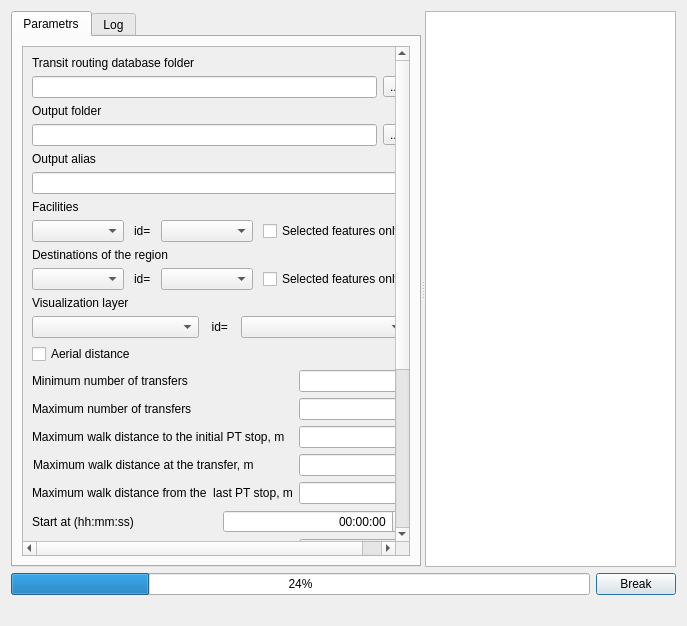
<?xml version="1.0" encoding="UTF-8"?>
<ui version="4.0">
 <class>Dialog</class>
 <widget class="QDialog" name="Dialog">
  <property name="windowModality">
   <enum>Qt::NonModal</enum>
  </property>
  <property name="geometry">
   <rect>
    <x>0</x>
    <y>0</y>
    <width>687</width>
    <height>626</height>
   </rect>
  </property>
  <property name="windowTitle">
   <string>Dialog</string>
  </property>
  <property name="modal">
   <bool>false</bool>
  </property>
  <layout class="QVBoxLayout" name="verticalLayout">
   <item>
    <widget class="QSplitter" name="splitter">
     <property name="orientation">
      <enum>Qt::Horizontal</enum>
     </property>
     <widget class="QTabWidget" name="tabWidget">
      <property name="currentIndex">
       <number>0</number>
      </property>
      <property name="usesScrollButtons">
       <bool>true</bool>
      </property>
      <property name="tabsClosable">
       <bool>false</bool>
      </property>
      <widget class="QWidget" name="tab">
       <attribute name="title">
        <string>Parametrs</string>
       </attribute>
       <layout class="QHBoxLayout" name="horizontalLayout">
        <item>
         <widget class="QScrollArea" name="scrollArea">
          <property name="layoutDirection">
           <enum>Qt::LeftToRight</enum>
          </property>
          <property name="widgetResizable">
           <bool>true</bool>
          </property>
          <widget class="QWidget" name="scrollAreaWidgetContents_2">
           <property name="geometry">
            <rect>
             <x>0</x>
             <y>-480</y>
             <width>393</width>
             <height>774</height>
            </rect>
           </property>
           <layout class="QVBoxLayout" name="verticalLayout_2">
            <item>
             <layout class="QFormLayout" name="formLayout">
              <item row="0" column="0">
               <widget class="QLabel" name="label_19">
                <property name="text">
                 <string>Transit routing database folder</string>
                </property>
               </widget>
              </item>
              <item row="1" column="0" colspan="2">
               <layout class="QHBoxLayout" name="horizontalLayout_17">
                <item>
                 <widget class="QLineEdit" name="txtPathToPKL"/>
                </item>
                <item>
                 <widget class="QToolButton" name="toolButton_PKL">
                  <property name="text">
                   <string>...</string>
                  </property>
                 </widget>
                </item>
               </layout>
              </item>
              <item row="3" column="0">
               <widget class="QLabel" name="label_13">
                <property name="text">
                 <string>Output folder</string>
                </property>
               </widget>
              </item>
              <item row="4" column="0" colspan="2">
               <layout class="QHBoxLayout" name="horizontalLayout_21">
                <item>
                 <widget class="QLineEdit" name="txtPathToProtocols"/>
                </item>
                <item>
                 <widget class="QToolButton" name="toolButton_protocol">
                  <property name="text">
                   <string>...</string>
                  </property>
                 </widget>
                </item>
               </layout>
              </item>
              <item row="6" column="0">
               <widget class="QLabel" name="label_7">
                <property name="sizePolicy">
                 <sizepolicy hsizetype="Maximum" vsizetype="Preferred">
                  <horstretch>0</horstretch>
                  <verstretch>0</verstretch>
                 </sizepolicy>
                </property>
                <property name="text">
                 <string>Output alias</string>
                </property>
               </widget>
              </item>
              <item row="7" column="0" colspan="2">
               <widget class="QLineEdit" name="txtAliase">
                <property name="sizePolicy">
                 <sizepolicy hsizetype="Expanding" vsizetype="Preferred">
                  <horstretch>0</horstretch>
                  <verstretch>0</verstretch>
                 </sizepolicy>
                </property>
               </widget>
              </item>
              <item row="8" column="0">
               <widget class="QLabel" name="label_17">
                <property name="text">
                 <string>Facilities</string>
                </property>
               </widget>
              </item>
              <item row="9" column="0" colspan="2">
               <layout class="QHBoxLayout" name="horizontalLayout_19">
                <property name="spacing">
                 <number>10</number>
                </property>
                <property name="bottomMargin">
                 <number>0</number>
                </property>
                <item>
                 <widget class="QComboBox" name="cmbLayers">
                  <property name="mouseTracking">
                   <bool>false</bool>
                  </property>
                 </widget>
                </item>
                <item>
                 <widget class="QLabel" name="label_3">
                  <property name="sizePolicy">
                   <sizepolicy hsizetype="Fixed" vsizetype="Fixed">
                    <horstretch>0</horstretch>
                    <verstretch>0</verstretch>
                   </sizepolicy>
                  </property>
                  <property name="text">
                   <string>id=</string>
                  </property>
                 </widget>
                </item>
                <item>
                 <widget class="QComboBox" name="cmbLayers_fields"/>
                </item>
                <item>
                 <widget class="QCheckBox" name="cbSelectedOnly1">
                  <property name="sizePolicy">
                   <sizepolicy hsizetype="Fixed" vsizetype="Fixed">
                    <horstretch>0</horstretch>
                    <verstretch>0</verstretch>
                   </sizepolicy>
                  </property>
                  <property name="text">
                   <string>Selected features only</string>
                  </property>
                 </widget>
                </item>
               </layout>
              </item>
              <item row="11" column="0">
               <widget class="QLabel" name="label_5">
                <property name="text">
                 <string>Destinations of the region</string>
                </property>
               </widget>
              </item>
              <item row="12" column="0" colspan="2">
               <layout class="QHBoxLayout" name="horizontalLayout_18">
                <property name="spacing">
                 <number>10</number>
                </property>
                <item>
                 <widget class="QComboBox" name="cmbLayersDest"/>
                </item>
                <item>
                 <widget class="QLabel" name="label_2">
                  <property name="sizePolicy">
                   <sizepolicy hsizetype="Fixed" vsizetype="Minimum">
                    <horstretch>0</horstretch>
                    <verstretch>0</verstretch>
                   </sizepolicy>
                  </property>
                  <property name="text">
                   <string>id=</string>
                  </property>
                 </widget>
                </item>
                <item>
                 <widget class="QComboBox" name="cmbLayersDest_fields"/>
                </item>
                <item>
                 <widget class="QCheckBox" name="cbSelectedOnly2">
                  <property name="sizePolicy">
                   <sizepolicy hsizetype="Fixed" vsizetype="Fixed">
                    <horstretch>0</horstretch>
                    <verstretch>0</verstretch>
                   </sizepolicy>
                  </property>
                  <property name="text">
                   <string>Selected features only</string>
                  </property>
                 </widget>
                </item>
               </layout>
              </item>
              <item row="13" column="0">
               <widget class="QLabel" name="label">
                <property name="text">
                 <string>Visualization layer</string>
                </property>
               </widget>
              </item>
              <item row="14" column="0" colspan="2">
               <layout class="QHBoxLayout" name="horizontalLayout_20">
                <item>
                 <widget class="QComboBox" name="cmbVizLayers">
                  <property name="sizePolicy">
                   <sizepolicy hsizetype="Preferred" vsizetype="Fixed">
                    <horstretch>0</horstretch>
                    <verstretch>0</verstretch>
                   </sizepolicy>
                  </property>
                 </widget>
                </item>
                <item>
                 <widget class="QLabel" name="label_6">
                  <property name="sizePolicy">
                   <sizepolicy hsizetype="Fixed" vsizetype="Preferred">
                    <horstretch>0</horstretch>
                    <verstretch>0</verstretch>
                   </sizepolicy>
                  </property>
                  <property name="text">
                   <string>  id=  </string>
                  </property>
                 </widget>
                </item>
                <item>
                 <widget class="QComboBox" name="cmbVizLayers_fields">
                  <property name="sizePolicy">
                   <sizepolicy hsizetype="Preferred" vsizetype="Fixed">
                    <horstretch>0</horstretch>
                    <verstretch>0</verstretch>
                   </sizepolicy>
                  </property>
                 </widget>
                </item>
               </layout>
              </item>
              <item row="17" column="0" colspan="2">
               <layout class="QHBoxLayout" name="horizontalLayout_22">
                <item>
                 <widget class="QCheckBox" name="cbRunOnAir">
                  <property name="text">
                   <string>Aerial distance</string>
                  </property>
                 </widget>
                </item>
               </layout>
              </item>
              <item row="33" column="0" colspan="2">
               <layout class="QHBoxLayout" name="horizontalLayout_6">
                <item>
                 <widget class="QLabel" name="lblFields">
                  <property name="sizePolicy">
                   <sizepolicy hsizetype="Fixed" vsizetype="Preferred">
                    <horstretch>0</horstretch>
                    <verstretch>0</verstretch>
                   </sizepolicy>
                  </property>
                  <property name="text">
                   <string>Aggregate</string>
                  </property>
                 </widget>
                </item>
                <item>
                 <widget class="QgsCheckableComboBox" name="cmbFields_ch"/>
                </item>
               </layout>
              </item>
              <item row="19" column="0" colspan="2">
               <layout class="QHBoxLayout" name="horizontalLayout_4">
                <item>
                 <widget class="QLabel" name="label_15">
                  <property name="text">
                   <string>Minimum number of transfers</string>
                  </property>
                 </widget>
                </item>
                <item>
                 <widget class="QLineEdit" name="txtMinTransfers">
                  <property name="sizePolicy">
                   <sizepolicy hsizetype="Fixed" vsizetype="Fixed">
                    <horstretch>0</horstretch>
                    <verstretch>10</verstretch>
                   </sizepolicy>
                  </property>
                  <property name="alignment">
                   <set>Qt::AlignRight|Qt::AlignTrailing|Qt::AlignVCenter</set>
                  </property>
                 </widget>
                </item>
               </layout>
              </item>
              <item row="20" column="0" colspan="2">
               <layout class="QHBoxLayout" name="horizontalLayout_5">
                <item>
                 <widget class="QLabel" name="label_16">
                  <property name="text">
                   <string>Maximum number of transfers</string>
                  </property>
                 </widget>
                </item>
                <item>
                 <widget class="QLineEdit" name="txtMaxTransfers">
                  <property name="sizePolicy">
                   <sizepolicy hsizetype="Fixed" vsizetype="Fixed">
                    <horstretch>0</horstretch>
                    <verstretch>10</verstretch>
                   </sizepolicy>
                  </property>
                  <property name="alignment">
                   <set>Qt::AlignRight|Qt::AlignTrailing|Qt::AlignVCenter</set>
                  </property>
                 </widget>
                </item>
               </layout>
              </item>
              <item row="21" column="0" colspan="2">
               <layout class="QHBoxLayout" name="horizontalLayout_3">
                <item>
                 <widget class="QLabel" name="lbMaxWalkDistanceInitial">
                  <property name="text">
                   <string>Maximum walk distance to the initial PT stop, m</string>
                  </property>
                 </widget>
                </item>
                <item>
                 <widget class="QLineEdit" name="txtMaxWalkDist1">
                  <property name="sizePolicy">
                   <sizepolicy hsizetype="Fixed" vsizetype="Fixed">
                    <horstretch>0</horstretch>
                    <verstretch>1</verstretch>
                   </sizepolicy>
                  </property>
                  <property name="minimumSize">
                   <size>
                    <width>0</width>
                    <height>0</height>
                   </size>
                  </property>
                  <property name="alignment">
                   <set>Qt::AlignRight|Qt::AlignTrailing|Qt::AlignVCenter</set>
                  </property>
                 </widget>
                </item>
               </layout>
              </item>
              <item row="22" column="0" colspan="2">
               <layout class="QHBoxLayout" name="horizontalLayout_7">
                <property name="leftMargin">
                 <number>1</number>
                </property>
                <item>
                 <widget class="QLabel" name="label_14">
                  <property name="text">
                   <string>Maximum walk distance at the transfer, m</string>
                  </property>
                 </widget>
                </item>
                <item>
                 <widget class="QLineEdit" name="txtMaxWalkDist2">
                  <property name="sizePolicy">
                   <sizepolicy hsizetype="Fixed" vsizetype="Fixed">
                    <horstretch>0</horstretch>
                    <verstretch>10</verstretch>
                   </sizepolicy>
                  </property>
                  <property name="alignment">
                   <set>Qt::AlignRight|Qt::AlignTrailing|Qt::AlignVCenter</set>
                  </property>
                 </widget>
                </item>
               </layout>
              </item>
              <item row="23" column="0" colspan="2">
               <layout class="QHBoxLayout" name="horizontalLayout_8">
                <item>
                 <widget class="QLabel" name="label_20">
                  <property name="text">
                   <string>Maximum walk distance from the  last PT stop, m</string>
                  </property>
                 </widget>
                </item>
                <item>
                 <widget class="QLineEdit" name="txtMaxWalkDist3">
                  <property name="sizePolicy">
                   <sizepolicy hsizetype="Fixed" vsizetype="Fixed">
                    <horstretch>0</horstretch>
                    <verstretch>10</verstretch>
                   </sizepolicy>
                  </property>
                  <property name="alignment">
                   <set>Qt::AlignRight|Qt::AlignTrailing|Qt::AlignVCenter</set>
                  </property>
                 </widget>
                </item>
               </layout>
              </item>
              <item row="24" column="0" colspan="2">
               <layout class="QHBoxLayout" name="horizontalLayout_9">
                <item>
                 <widget class="QLabel" name="label_21">
                  <property name="sizePolicy">
                   <sizepolicy hsizetype="Minimum" vsizetype="Minimum">
                    <horstretch>0</horstretch>
                    <verstretch>0</verstretch>
                   </sizepolicy>
                  </property>
                  <property name="text">
                   <string>Start at (hh:mm:ss)</string>
                  </property>
                 </widget>
                </item>
                <item>
                 <widget class="QTimeEdit" name="dtStartTime">
                  <property name="alignment">
                   <set>Qt::AlignRight|Qt::AlignTrailing|Qt::AlignVCenter</set>
                  </property>
                  <property name="displayFormat">
                   <string>hh:mm:ss</string>
                  </property>
                 </widget>
                </item>
               </layout>
              </item>
              <item row="25" column="0" colspan="2">
               <layout class="QHBoxLayout" name="horizontalLayout_10">
                <item>
                 <widget class="QLabel" name="lblDepartureInterval">
                  <property name="text">
                   <string>Be at the first stop in advance of, min</string>
                  </property>
                 </widget>
                </item>
                <item>
                 <widget class="QLineEdit" name="txtDepartureInterval">
                  <property name="sizePolicy">
                   <sizepolicy hsizetype="Fixed" vsizetype="Fixed">
                    <horstretch>0</horstretch>
                    <verstretch>20</verstretch>
                   </sizepolicy>
                  </property>
                  <property name="alignment">
                   <set>Qt::AlignRight|Qt::AlignTrailing|Qt::AlignVCenter</set>
                  </property>
                 </widget>
                </item>
               </layout>
              </item>
              <item row="26" column="0" colspan="2">
               <layout class="QHBoxLayout" name="horizontalLayout_11">
                <item>
                 <widget class="QLabel" name="lblMaxExtraTime">
                  <property name="text">
                   <string>Maximum extra time at a first stop, min</string>
                  </property>
                 </widget>
                </item>
                <item>
                 <widget class="QLineEdit" name="txtMaxExtraTime">
                  <property name="sizePolicy">
                   <sizepolicy hsizetype="Fixed" vsizetype="Fixed">
                    <horstretch>0</horstretch>
                    <verstretch>20</verstretch>
                   </sizepolicy>
                  </property>
                  <property name="alignment">
                   <set>Qt::AlignRight|Qt::AlignTrailing|Qt::AlignVCenter</set>
                  </property>
                 </widget>
                </item>
               </layout>
              </item>
              <item row="27" column="0" colspan="2">
               <layout class="QHBoxLayout" name="horizontalLayout_12">
                <item>
                 <widget class="QLabel" name="label_4">
                  <property name="text">
                   <string>Walking speed, km/h</string>
                  </property>
                 </widget>
                </item>
                <item>
                 <widget class="QLineEdit" name="txtSpeed">
                  <property name="sizePolicy">
                   <sizepolicy hsizetype="Fixed" vsizetype="Fixed">
                    <horstretch>0</horstretch>
                    <verstretch>20</verstretch>
                   </sizepolicy>
                  </property>
                  <property name="inputMethodHints">
                   <set>Qt::ImhDialableCharactersOnly|Qt::ImhDigitsOnly|Qt::ImhPreferNumbers</set>
                  </property>
                  <property name="alignment">
                   <set>Qt::AlignRight|Qt::AlignTrailing|Qt::AlignVCenter</set>
                  </property>
                 </widget>
                </item>
               </layout>
              </item>
              <item row="28" column="0" colspan="2">
               <layout class="QHBoxLayout" name="horizontalLayout_13">
                <item>
                 <widget class="QLabel" name="lblMaxWaitTime">
                  <property name="text">
                   <string>Maximum waiting time at the initial stop, min</string>
                  </property>
                 </widget>
                </item>
                <item>
                 <widget class="QLineEdit" name="txtMaxWaitTime">
                  <property name="sizePolicy">
                   <sizepolicy hsizetype="Fixed" vsizetype="Fixed">
                    <horstretch>0</horstretch>
                    <verstretch>20</verstretch>
                   </sizepolicy>
                  </property>
                  <property name="alignment">
                   <set>Qt::AlignRight|Qt::AlignTrailing|Qt::AlignVCenter</set>
                  </property>
                 </widget>
                </item>
               </layout>
              </item>
              <item row="29" column="0" colspan="2">
               <layout class="QHBoxLayout" name="horizontalLayout_14">
                <item>
                 <widget class="QLabel" name="label_23">
                  <property name="text">
                   <string>Maximum waiting time at the transfer stop, min</string>
                  </property>
                 </widget>
                </item>
                <item>
                 <widget class="QLineEdit" name="txtMaxWaitTimeTransfer">
                  <property name="sizePolicy">
                   <sizepolicy hsizetype="Fixed" vsizetype="Fixed">
                    <horstretch>0</horstretch>
                    <verstretch>20</verstretch>
                   </sizepolicy>
                  </property>
                  <property name="alignment">
                   <set>Qt::AlignRight|Qt::AlignTrailing|Qt::AlignVCenter</set>
                  </property>
                 </widget>
                </item>
               </layout>
              </item>
              <item row="32" column="0" colspan="2">
               <layout class="QHBoxLayout" name="horizontalLayout_16">
                <item>
                 <widget class="QLabel" name="lblTimeInterval">
                  <property name="text">
                   <string>Number of bins</string>
                  </property>
                 </widget>
                </item>
                <item>
                 <widget class="QLineEdit" name="txtTimeInterval">
                  <property name="sizePolicy">
                   <sizepolicy hsizetype="Fixed" vsizetype="Fixed">
                    <horstretch>0</horstretch>
                    <verstretch>20</verstretch>
                   </sizepolicy>
                  </property>
                  <property name="alignment">
                   <set>Qt::AlignRight|Qt::AlignTrailing|Qt::AlignVCenter</set>
                  </property>
                 </widget>
                </item>
               </layout>
              </item>
              <item row="30" column="0" colspan="2">
               <layout class="QHBoxLayout" name="horizontalLayout_23">
                <item>
                 <widget class="QLabel" name="label_8">
                  <property name="text">
                   <string>Boarding time gap, s</string>
                  </property>
                 </widget>
                </item>
                <item>
                 <widget class="QLineEdit" name="txtTimeGap">
                  <property name="sizePolicy">
                   <sizepolicy hsizetype="Fixed" vsizetype="Fixed">
                    <horstretch>0</horstretch>
                    <verstretch>20</verstretch>
                   </sizepolicy>
                  </property>
                  <property name="text">
                   <string>txtTimeGap</string>
                  </property>
                  <property name="alignment">
                   <set>Qt::AlignRight|Qt::AlignTrailing|Qt::AlignVCenter</set>
                  </property>
                 </widget>
                </item>
               </layout>
              </item>
              <item row="31" column="0" colspan="2">
               <layout class="QHBoxLayout" name="horizontalLayout_15">
                <item>
                 <widget class="QLabel" name="label_24">
                  <property name="text">
                   <string>Maximum travel time, min</string>
                  </property>
                 </widget>
                </item>
                <item>
                 <widget class="QLineEdit" name="txtMaxTimeTravel">
                  <property name="sizePolicy">
                   <sizepolicy hsizetype="Fixed" vsizetype="Fixed">
                    <horstretch>0</horstretch>
                    <verstretch>20</verstretch>
                   </sizepolicy>
                  </property>
                  <property name="alignment">
                   <set>Qt::AlignRight|Qt::AlignTrailing|Qt::AlignVCenter</set>
                  </property>
                 </widget>
                </item>
               </layout>
              </item>
             </layout>
            </item>
           </layout>
          </widget>
         </widget>
        </item>
       </layout>
      </widget>
      <widget class="QWidget" name="tab_2">
       <attribute name="title">
        <string>Log</string>
       </attribute>
       <layout class="QVBoxLayout" name="verticalLayout_3">
        <item>
         <widget class="QTextBrowser" name="textLog"/>
        </item>
       </layout>
      </widget>
     </widget>
     <widget class="QPlainTextEdit" name="textInfo">
      <property name="readOnly">
       <bool>true</bool>
      </property>
     </widget>
    </widget>
   </item>
   <item>
    <layout class="QHBoxLayout" name="horizontalLayout_2">
     <item>
      <widget class="QProgressBar" name="progressBar">
       <property name="value">
        <number>24</number>
       </property>
      </widget>
     </item>
     <item>
      <widget class="QPushButton" name="btnBreakOn">
       <property name="text">
        <string>Break</string>
       </property>
      </widget>
     </item>
    </layout>
   </item>
   <item>
    <layout class="QHBoxLayout" name="horizontalLayout_4">
     <item>
      <widget class="QLabel" name="lblMessages">
       <property name="sizePolicy">
        <sizepolicy hsizetype="Minimum" vsizetype="Minimum">
         <horstretch>0</horstretch>
         <verstretch>0</verstretch>
        </sizepolicy>
       </property>
       <property name="lineWidth">
        <number>0</number>
       </property>
       <property name="text">
        <string/>
       </property>
      </widget>
     </item>
     <item alignment="Qt::AlignRight">
      <widget class="QDialogButtonBox" name="buttonBox">
       <property name="standardButtons">
        <set>QDialogButtonBox::NoButton</set>
       </property>
       <property name="centerButtons">
        <bool>true</bool>
       </property>
      </widget>
     </item>
    </layout>
   </item>
  </layout>
 </widget>
 <customwidgets>
  <customwidget>
   <class>QgsCheckableComboBox</class>
   <extends>QComboBox</extends>
   <header>qgscheckablecombobox.h</header>
  </customwidget>
 </customwidgets>
 <tabstops>
  <tabstop>textInfo</tabstop>
  <tabstop>tabWidget</tabstop>
  <tabstop>btnBreakOn</tabstop>
  <tabstop>textLog</tabstop>
 </tabstops>
 <resources/>
 <connections/>
</ui>
